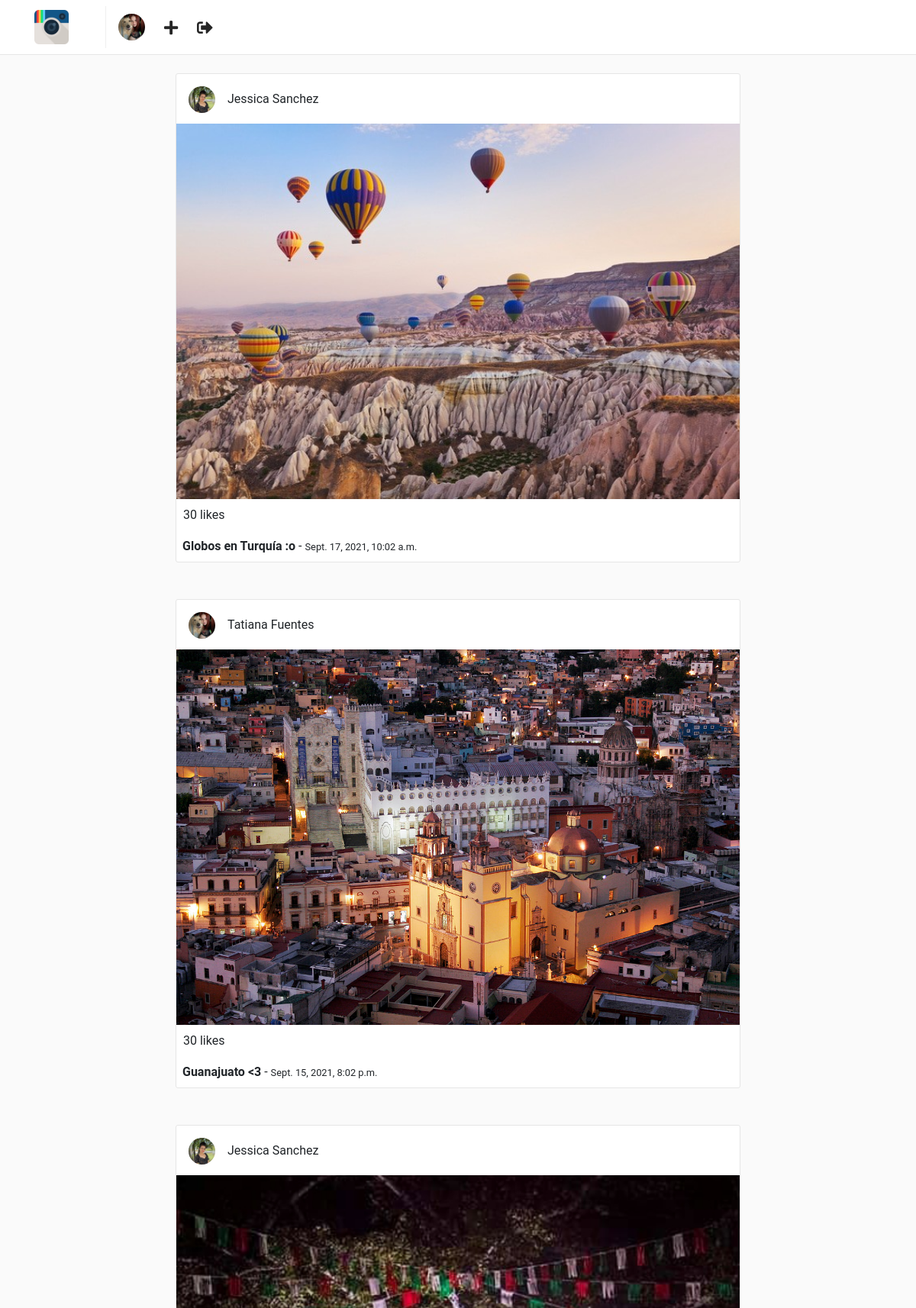
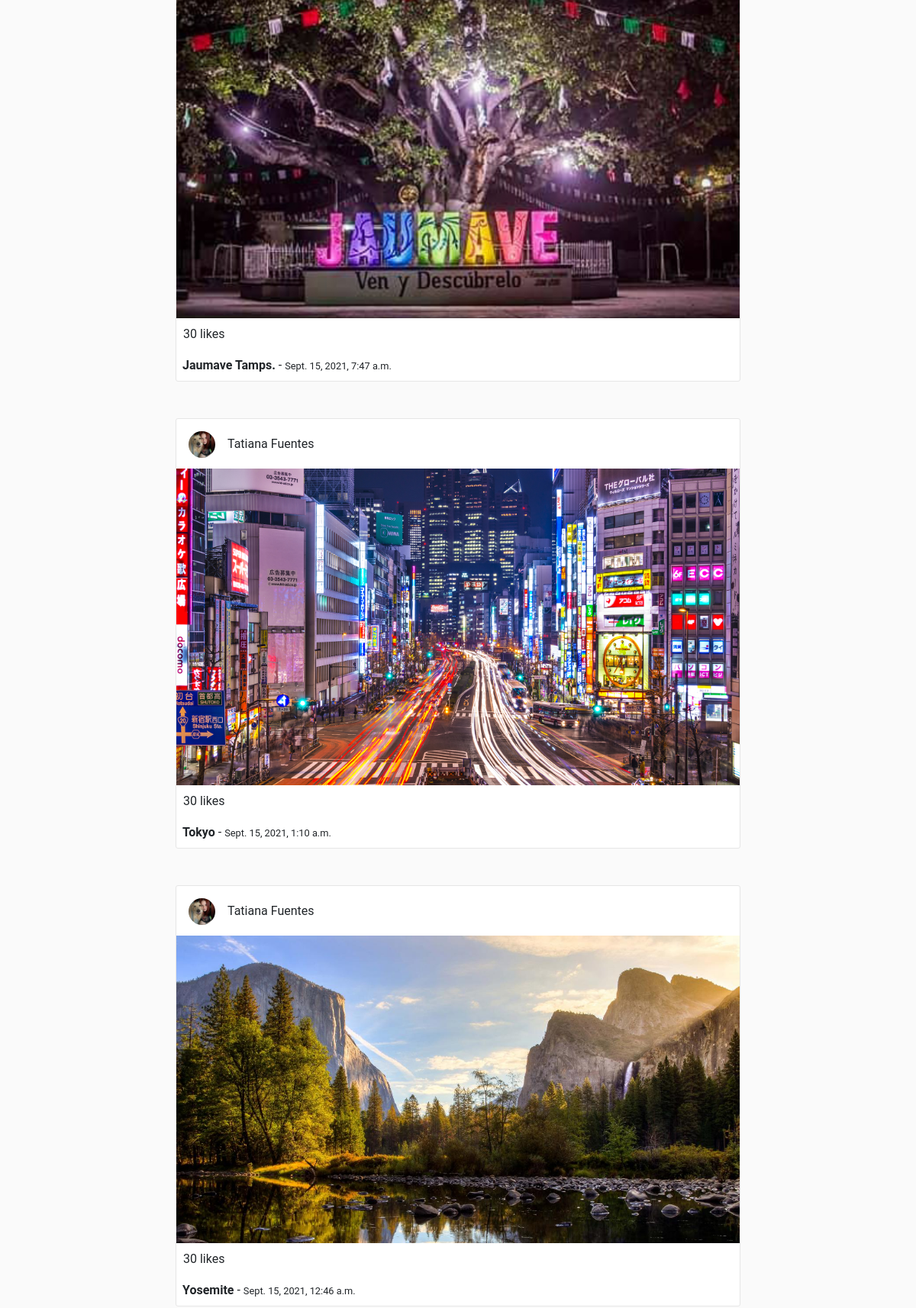
/ (signed in, upper part), run on the app's committed database (2 pictures, top to bottom).
### users/models.py (models this page shows, shortened)
class Profile(models.Model):
    user = models.OneToOneField(User, on_delete=models.CASCADE)
    website = models.URLField(max_length=200, blank=True)
    biography = models.TextField(blank=True)
    phone_number = models.CharField(max_length=20, blank=True)
    picture = models.ImageField(
        upload_to='users/pictures',
        blank=True,
        null=True)
    created = models.DateTimeField(auto_now_add=True)
    modified = models.DateTimeField(auto_now_add=True)

### posts/models.py (models this page shows, shortened)
class Post(models.Model):
    user = models.ForeignKey(User, on_delete=models.CASCADE)
    profile = models.ForeignKey('users.profile', on_delete=models.CASCADE)
    title = models.CharField(max_length=255)
    photo = models.ImageField(upload_to='posts/photos')
    created = models.DateTimeField(auto_now_add=True)
    modified = models.DateTimeField(auto_now=True)

### posts/views.py (the view)
class PostsFeedView(LoginRequiredMixin, ListView):
    template_name = "posts/feed.html"
    model = Post
    ordering = ('-created')
    paginate_by = 30
    context_object_name = 'posts'

### templates/posts/feed.html (shortened to what this page needs)
{% extends "base.html" %}
{% block container %}
<div class="container">
    <div class="row">
        {% for post in posts %}
            {% include 'posts/post_card.html' %}
        {% endfor %}
    </div>
</div>
{% endblock %}

### templates/base.html (shortened to what this page needs)
<!DOCTYPE html>
<html lang="en">
<head>
    {% load static %}
    <link rel="stylesheet" href="{% static 'css/bootstrap.min.css' %}" />
    <link rel="stylesheet" href="https://use.fontawesome.com/releases/v5.1.0/css/all.css">
    <link rel="stylesheet" href="{% static 'css/main.css' %}" />
</head>
<body>
    {% include "nav.html" %}
    <div class="container mt-5">
        {% block container %}
        {% endblock %}
    </div>
</body>
</html>

### templates/nav.html
{% load static %}
<nav class="navbar navbar-expand-lg fixed-top" id="main-navbar">
    <div class="container">
        <a class="navbar-brand pr-5" style="border-right: 1px solid #efefef;" href="{% url 'posts:feed'%}">
            <img src="{% static 'img/instagram.png' %}" height="45" class="d-inline-block align-top"/>
        </a>
        <div class="collapse navbar-collapse">
            <ul class="navbar-nav mr-auto">
                <li class="nav-item">
                    <a href="{% url 'users:detail' request.user.username %}">
                        {% if request.user.profile.picture %}
                            <img src="{{request.user.profile.picture.url}}" height="35" class="d-inline-block align-top rounded-circle"/>
                        {% else %}
                            <img src="{% static 'img/default-profile.png' %}" height="35" class="d-inline-block align-top rounded-circle"/>
                        {% endif %}
                    </a>
                </li>
                <li class="nav-item nav-icon">
                    <a href="{% url 'posts:create' %}">
                        <i class="fas fa-plus"></i>
                    </a>
                </li>
                <li class="nav-item nav-icon">
                    <a href="{% url 'users:logout' %}">
                        <i class="fas fa-sign-out-alt"></i>
                    </a>
                </li>
            </ul>
        </div>
    </div>
</nav>

### templates/posts/post_card.html (shortened to what this page needs)
<div class="col-sm-12 col-md-8 offset-md-2 mt-5 p-0 post-container">
    <div class="media pt-3 pl-3 pb-1">
        <a href="{% url 'users:detail' post.user.username %}">
            <img src="{{post.profile.picture.url}}" alt="{{post.user.get_full_name}}" class="mr-3 rounded-circle" height="35">
        </a>
        <div class="media-body">
            <p style="margin-top: 5px;">{{post.user.get_full_name}}</p>
        </div>
    </div>
    <img style="width:100%;" src="{{post.photo.url}}" alt="{{post.title}}">
    <p class="mt-1 ml-1">
        <a href="" style="color:#000; font-size:20px;">
        </a> 30 likes
    </p>
    <p class="ml-2 mt-0 mb-2">
        <b>{{post.title}}</b> - <small>{{post.created}}</small>
    </p>
</div>

### static/css/main.css (style rules this page uses)
html, body { background: #fafafa; height: 100%; width: 100%; font-family: 'Roboto', sans-serif; }
#main-navbar { background: #fff; border-bottom: 1px solid rgba(0,0,0,.0975); }
.post-container { background: #fff; border: 1px solid #e6e6e6; border-radius: 3px; }
.nav-icon a { color: #262626; font-size: 1.3em; display: block; margin-top: .2em; margin-left: 1.2em; font-weight: 100; }

### data on the page
Post: profile.picture (picture), user.get_full_name "Jessica Sanchez", photo (picture), title "Globos en Turquía :o", created "Sept. 17, 2021, 10:02 a.m."
Post: profile.picture (picture), user.get_full_name "Tatiana Fuentes", photo (picture), title "Guanajuato <3", created "Sept. 15, 2021, 8:02 p.m."
Post: profile.picture (picture), user.get_full_name "Jessica Sanchez", photo (picture), title "Jaumave Tamps.", created "Sept. 15, 2021, 7:47 a.m."
Post: profile.picture (picture), user.get_full_name "Tatiana Fuentes", photo (picture), title "Tokyo", created "Sept. 15, 2021, 1:10 a.m."
Post: profile.picture (picture), user.get_full_name "Tatiana Fuentes", photo (picture), title "Yosemite", created "Sept. 15, 2021, 12:46 a.m."
